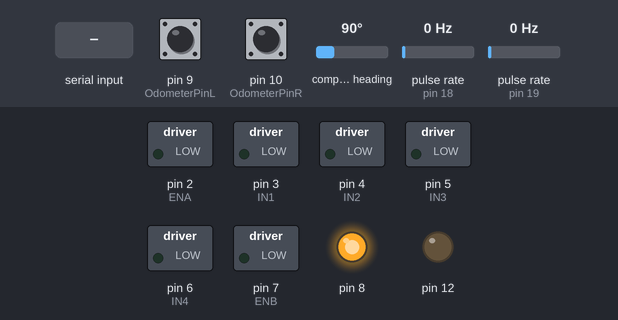
A program run on a simulated Arduino Mega 2560, built with avr-gcc and run on an emulated ATmega2560. On the bench: switched loads named in the program (green lamp = pin HIGH), output pins drawn as LEDs (lit = HIGH). Wiring (inferred from the names in the program): 2 × pulse sensor: data pin 18 / data pin 19; HMC5883L compass at I2C address 0x1E. Inputs (shaded band) come from the test bench; at power-on: compass heading 90°, pulse rate (sensors on pin 18, pin 19) 0 Hz, pin 9 (OdometerPinL) HIGH, pin 10 (OdometerPinR) HIGH. What the program prints to the serial monitor is not drawn.

Above: at 1.2 s.
1.3 s: "}" received over Serial
At 2.2 s:
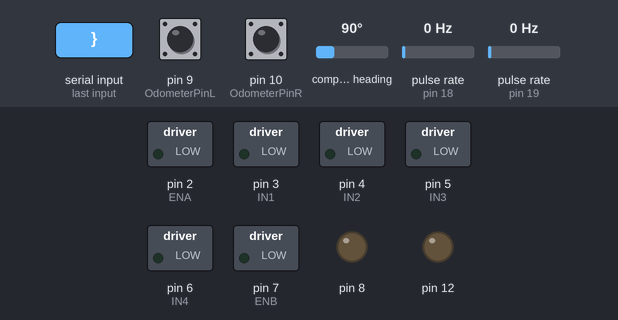
2.8 s: compass heading set to 7°
4.7 s: pulse rate (sensor on pin 18) set to 4 Hz
6.5 s: pulse rate (sensor on pin 19) set to 4 Hz
8.3 s: compass heading set to 90°
10.1 s: pulse rate (sensor on pin 18) set to 50 Hz
Timing chart, 0 to 12.9 s (numbered marks = the images above; inputs shaded):
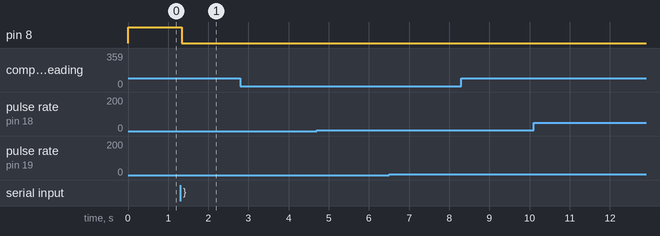

The program:

main.cpp
```cpp
#include <Arduino.h>
#include <Wire.h> //I2C Arduino Library
//#include <Robot\Robot_2wd.h>
#include "RobotManager.h"
#include "Robot\Encoder.h"

#include <ArduinoJson.h>

  StaticJsonDocument<200> doc;
  StaticJsonDocument<200> InData;
  int addr = 0x1E; //I2C Address for The HMC5883
  String inString;

  RobotManager robotManager;
  Encoder encoder;
  Odometer odometer;
  bool on;  //светоодиод по таймеру

  int EncoderLpin = 18;
  int EncoderRpin = 19;

  int EncoderLcount = 0;
  int EncoderRcount = 0;

void EncoderL(){
  robotManager.IncOdometerL();
}

void EncoderR(){
  robotManager.IncOdometerR();
}

void InterruptInit(){
  sei();
  pinMode(EncoderLpin, INPUT_PULLUP);
  pinMode(EncoderRpin, INPUT_PULLUP);
  attachInterrupt(digitalPinToInterrupt(EncoderLpin), EncoderL, CHANGE);
  attachInterrupt(digitalPinToInterrupt(EncoderRpin), EncoderR, CHANGE);
}


void setup() {
  Serial.begin(9600);
  while (!Serial) continue;

  Wire.begin();
  Wire.beginTransmission(addr);
  Wire.write(0x02);
  Wire.write(0x00); //Continuously Measure
  Wire.endTransmission();
  InterruptInit();

  on = false;
  sei();
  encoder.Init();

  pinMode(12, OUTPUT);

  // Allocate the JSON document
  //

  // Don't forget to change this value to match your requirement.
  // Use arduinojson.org/v6/assistant to compute the capacity.


  // StaticJsonObject allocates memory on the stack, it can be
  // replaced by DynamicJsonDocument which allocates in the heap.
  //
  // DynamicJsonDocument  doc(200);

  // Add values in the document
  //


}

void loop() {
  robotManager.Loop();

  int x,y,z; //triple axis data
  Wire.beginTransmission(addr);
  Wire.write(0x03);
  Wire.endTransmission();
  //Read the data
  Wire.requestFrom(addr, 6);
  if(6<=Wire.available())
    {
      x = Wire.read()<<8; //MSB  x
      x |= Wire.read(); //LSB  x
      z = Wire.read()<<8; //MSB  z
      z |= Wire.read(); //LSB z
      y = Wire.read()<<8; //MSB y
      y |= Wire.read(); //LSB y
    }

  doc["x"] = x;
  doc["y"] = y;
  doc["z"] = z;
  doc["ol"] = robotManager.GetOdometerL();
  doc["or"] = robotManager.GetOdometerR();

  serializeJson(doc, Serial);

while (Serial.available() > 0) {
  int inChar = Serial.read();
    inString += (char)inChar;
  if (inChar == '}') {
    Serial.print("String: ");
    Serial.println(inString);

    deserializeJson(InData, inString);
    int command = InData["command"];
    Serial.print("command: ");
    Serial.println(command);

    robotManager.ExecuteCommand(command);

    inString = "";
  }
}


  //delay(100);
}

ISR(TIMER4_COMPA_vect){   //обработчик прерывания от таймера
  on = !on;
  if (on)
    digitalWrite(12, HIGH);
  else
     digitalWrite(12, LOW);
}
```

Commands.h
```cpp
enum Commands{
    lighton,
    lightoff,
    forward,
    backward,
    left,
    right,
    stop
};
```

Encoder.cpp
```cpp
#include "Encoder.h"

Encoder::Encoder()
{
    //https://chipenable.ru/index.php/programming-avr/187-uchebnyy-kurs-avr-taymer-schetchik-t0-rezhim-normal-ch2.html
    //unsigned int i;
    //i = TCNT1;  //регистр счетчика
    OCR4A = 0x6400;   //регистр стравнения канал А
    TCCR4A |= (1<<CS42)|(0<<CS41)|(1<<CS40); //делитель 128, регистр конфигурации канал А (биты тактирования и делителя)
    TCCR4A |= (1<<WGM42); //регистр конфигурации канал А, режим сброса при совпадении
    TIMSK4 |= 1<<OCIE4A; //включаем прерываение по совпадению
    //частота тактирования таймера - 8000 000 / 128 = 62,5 кгц
    //частота прерываний тактирование/OCR1A  = 62500/0x6400 = 2,44 гц

}

void Encoder::Init(){

}
```

Encoder.h
```cpp
#ifndef ENCODER_H
#define ENCODER_H
#include "Arduino.h"
class Encoder
{
private:
    /* data */
public:
    Encoder();
    void Init();
};


#endif
```

Odometer.cpp
```cpp
#include "Arduino.h"
#include "Odometer.h"

Odometer::Odometer(){

    OdometerPinL = 9;
    OdometerPinR = 10;

    pinMode (OdometerPinL, INPUT_PULLUP);
    pinMode (OdometerPinR, INPUT_PULLUP);

    OdometerL = 0;
    OdometerR = 0;

    PinStateL = false;
    PinStateR = false;

}

int Odometer::GetOdometerL(){
    return OdometerL;
}

int Odometer::GetOdometerR(){
    return OdometerR;
}

void Odometer::IncOdometerL(){
    OdometerL++;
}

void Odometer::IncOdometerR(){
    OdometerR++;
}

void Odometer::Loop(){
    bool currentPinStateL;
    bool currentPinStateR;


    //OdometerL++;

    if (digitalRead(OdometerPinL) == LOW){
        currentPinStateL = true;
    }
    else{
        currentPinStateL = false;
    }

    if (digitalRead(OdometerPinR) == LOW){
        currentPinStateR = true;
    }
    else{
        currentPinStateR = false;
    }

    if (currentPinStateL != PinStateL){
        if (currentPinStateL == true){
            OdometerL++;
        }
        PinStateL =currentPinStateL;
    }

    if (currentPinStateR != PinStateR){
        if (currentPinStateR == true){
            OdometerR++;
        }
        PinStateR =currentPinStateR;
    }
}
```

Odometer.h
```cpp
#ifndef ODOMETER_H
#define ODOMETER_H

class Odometer
{
	public:
        Odometer();
        int GetOdometerR();
        int GetOdometerL();
        void Loop();
        void IncOdometerL();
        void IncOdometerR();
    private:
        int OdometerPinL;
        int OdometerPinR;
        int OdometerL;
        int OdometerR;
        bool PinStateL;
        bool PinStateR;
};
#endif
```

Robot.cpp
```cpp
#include "Arduino.h"
#include "Robot.h"

Robot::Robot(){
    //подключение к драйверу двигателей L298

    ENA = 2;
    IN1 = 3;
    IN2 = 4;

    IN3 = 5;
    IN4 = 6;
    ENB = 7;

    pinMode (ENA, OUTPUT);
    pinMode (IN1, OUTPUT);
    pinMode (IN2, OUTPUT);

    pinMode (ENB, OUTPUT);
    pinMode (IN3, OUTPUT);
    pinMode (IN4, OUTPUT);
}

void Robot::Forward(int lWheelSpeed, int rWheelSpeed){
  digitalWrite (IN1, LOW);
  digitalWrite (IN2, HIGH);
  digitalWrite (IN3, LOW);
  digitalWrite (IN4, HIGH);

  analogWrite(ENA,lWheelSpeed);
  analogWrite(ENB,rWheelSpeed);
}
void Robot::Backward(int lWheelSpeed, int rWheelSpeed){
  digitalWrite (IN1, HIGH);
  digitalWrite (IN2, LOW);
  digitalWrite (IN3, HIGH);
  digitalWrite (IN4, LOW);

  analogWrite(ENA,lWheelSpeed);
  analogWrite(ENB,rWheelSpeed);
}
void Robot::Left(int lWheelSpeed, int rWheelSpeed){
  digitalWrite (IN1, HIGH);
  digitalWrite (IN2, LOW);
  digitalWrite (IN3, LOW);
  digitalWrite (IN4, HIGH);

  analogWrite(ENA,lWheelSpeed);
  analogWrite(ENB,rWheelSpeed);
}
void Robot::Right(int lWheelSpeed, int rWheelSpeed){
  digitalWrite (IN1, LOW);
  digitalWrite (IN2, HIGH);
  digitalWrite (IN3, HIGH);
  digitalWrite (IN4, LOW);

  analogWrite(ENA,lWheelSpeed);
  analogWrite(ENB,rWheelSpeed);
}

void Robot::Stop(){
  analogWrite(ENA,0);
  analogWrite(ENB,0);
}

void Robot::Loop(){
  odometer.Loop();
}

void Robot::LeftValue(int lWheelSpeed, int rWheelSpeed, int value){
    startValueR = odometer.GetOdometerR();
    stopValueR = startValueR + value;
    startValueL = odometer.GetOdometerL();
    stopValueL = startValueL + value;
    Left(lWheelSpeed, rWheelSpeed);
    /*
    while (odometer.GetOdometerR() - startValue < value)
    {

    }
    */
    Stop();
}

void Robot::IncOdometerR(){
    odometer.IncOdometerR();

    if (odometer.GetOdometerR() > stopValueR)
      Stop();
}

void Robot::IncOdometerL(){
    odometer.IncOdometerL();

    if (odometer.GetOdometerL() > stopValueL)
      Stop();
}
```

Robot.h
```cpp
/*
библиотека для дравера робота

схема подключения:

драйвер двигателей L298:
2- IN1
3- ENB
4- IN4
5- IN3
6- ENA
7- IN2
*/

#ifndef ROBOT_H
#define ROBOT_H

#include "Robot\Odometer.h"

class Robot
{
	public:
        Robot();
        void Forward(int lWheelSpeed, int rWheelSpeed);
        void Backward(int lWheelSpeed, int rWheelSpeed);
        void Left(int lWheelSpeed, int rWheelSpeed);
        void Right(int lWheelSpeed, int rWheelSpeed);
        void LeftValue(int lWheelSpeed, int rWheelSpeed, int value);
        void Stop();
        void Loop();
        void IncOdometerR();
        void IncOdometerL();
        Odometer odometer;
    private:
        int IN1;
        int IN2;
        int IN3;
        int IN4;
        int ENA;
        int ENB;
        int startValueL;
        int stopValueL;
        int startValueR;
        int stopValueR;

};
#endif
```

Robot_2wd.cpp
```cpp
/*
библиотека для управления платформой робота 2WD для ардуино
*/
#include "Arduino.h"
#include "Robot_2wd.h"
//#include "Servo.h"

Head::Head()
{
}

void Head::init()
{
  //servo_turn.attach(22);
  //servo_tilt.attach(23);
}

void Head::look_forward()
{
   //servo_turn.write(90);
  //servo_tilt.write(90);
}

void Head::look_left()
{
	//servo_turn.write(30);
  //servo_tilt.write(90);
}

void Head::look_right()
{
  //servo_turn.write(180);
  //servo_tilt.write(90);
}
```

Robot_2wd.h
```cpp
/*
библиотека для управления платформой робота 2WD для ардуино
*/
#ifndef Robot_2wd_h
#define Robot_2wd_h

//#include <Servo.h>

class Head
{
	public:
	Head();
	void look_forward();
	void look_left();
	void look_right();
	void init();
	private:
	//Servo servo_turn;	// создание объекта - серва поворота головы
	//Servo servo_tilt;	// создание объекта - серва наклона головы
};
#endif
 
```

RobotManager.cpp
```cpp
#include "Arduino.h"
#include "RobotManager.h"

RobotManager::RobotManager(){
    Robot robot;

    pinMode(8, OUTPUT);
    digitalWrite(8, HIGH);
}

void RobotManager::ExecuteCommand(int command){
    switch(command){
      case lighton:
        digitalWrite(8, LOW);
        break;
      case lightoff:
        digitalWrite(8, HIGH);
        break;
      case forward:
        robot.Forward(100,100);
        break;
      case backward:
        robot.Backward(100,100);
        break;
      case left:
        robot.LeftValue(100,100,20);
        break;
      case right:
        robot.Right(100,100);
        break;
      case stop:
        robot.Stop();
        break;
      default:
        break;
    }
}

void RobotManager::Loop(){
    robot.Loop();
}

int RobotManager::GetOdometerL(){
    return robot.odometer.GetOdometerL();
}

int RobotManager::GetOdometerR(){
    return robot.odometer.GetOdometerR();
}

void RobotManager::IncOdometerR(){
    robot.IncOdometerR();
}

void RobotManager::IncOdometerL(){
    robot.IncOdometerL();
}
```

RobotManager.h
```cpp
#ifndef ROBOTMANAGER_H
#define ROBOTMANAGER_H

#include "Commands.h"
#include "Robot\Robot.h"

class RobotManager
{
	public:
        RobotManager();
        void ExecuteCommand(int command);
        void Loop();
        int GetOdometerL();
        int GetOdometerR();
        void IncOdometerL();
        void IncOdometerR();
        Robot robot;
    private:


};
#endif
```

Measured:
- after the input at 1.3 s, pin 8: HIGH → LOW at once
- after the input at 2.8 s, every drawn part: stays the same
- after the input at 4.7 s, every drawn part: stays the same
- after the input at 6.5 s, every drawn part: stays the same
- after the input at 8.3 s, every drawn part: stays the same
- after the input at 10.1 s, every drawn part: stays the same
